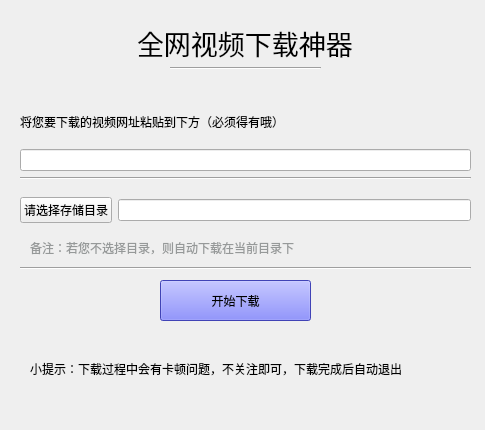
<?xml version="1.0" encoding="UTF-8"?>
<ui version="4.0">
 <class>Form</class>
 <widget class="QWidget" name="Form">
  <property name="geometry">
   <rect>
    <x>0</x>
    <y>0</y>
    <width>485</width>
    <height>430</height>
   </rect>
  </property>
  <property name="maximumSize">
   <size>
    <width>485</width>
    <height>430</height>
   </size>
  </property>
  <property name="windowTitle">
   <string>Form</string>
  </property>
  <property name="styleSheet">
   <string notr="true"/>
  </property>
  <widget class="QWidget" name="verticalLayoutWidget">
   <property name="geometry">
    <rect>
     <x>20</x>
     <y>20</y>
     <width>451</width>
     <height>46</height>
    </rect>
   </property>
   <layout class="QVBoxLayout" name="verticalLayout">
    <item alignment="Qt::AlignHCenter|Qt::AlignVCenter">
     <widget class="QLabel" name="label">
      <property name="font">
       <font>
        <pointsize>20</pointsize>
       </font>
      </property>
      <property name="text">
       <string>全网视频下载神器</string>
      </property>
     </widget>
    </item>
   </layout>
  </widget>
  <widget class="QWidget" name="verticalLayoutWidget_2">
   <property name="geometry">
    <rect>
     <x>20</x>
     <y>100</y>
     <width>451</width>
     <height>71</height>
    </rect>
   </property>
   <layout class="QVBoxLayout" name="verticalLayout_2">
    <item>
     <widget class="QLabel" name="label_2">
      <property name="text">
       <string>将您要下载的视频网址粘贴到下方（必须得有哦）</string>
      </property>
     </widget>
    </item>
    <item>
     <widget class="QLineEdit" name="line1"/>
    </item>
   </layout>
  </widget>
  <widget class="QWidget" name="horizontalLayoutWidget">
   <property name="geometry">
    <rect>
     <x>20</x>
     <y>190</y>
     <width>451</width>
     <height>41</height>
    </rect>
   </property>
   <layout class="QHBoxLayout" name="horizontalLayout">
    <item>
     <widget class="QPushButton" name="btn1">
      <property name="text">
       <string>请选择存储目录</string>
      </property>
     </widget>
    </item>
    <item>
     <widget class="QLineEdit" name="line2"/>
    </item>
   </layout>
  </widget>
  <widget class="QLabel" name="label_3">
   <property name="geometry">
    <rect>
     <x>30</x>
     <y>240</y>
     <width>341</width>
     <height>16</height>
    </rect>
   </property>
   <property name="styleSheet">
    <string notr="true">color: rgb(150, 153, 153);</string>
   </property>
   <property name="text">
    <string>备注：若您不选择目录，则自动下载在当前目录下</string>
   </property>
  </widget>
  <widget class="QPushButton" name="btn2">
   <property name="geometry">
    <rect>
     <x>160</x>
     <y>280</y>
     <width>151</width>
     <height>41</height>
    </rect>
   </property>
   <property name="styleSheet">
    <string notr="true">background-color: rgb(89, 94, 255);
font: 14pt &quot;Kaiti SC&quot;;</string>
   </property>
   <property name="text">
    <string>开始下载</string>
   </property>
  </widget>
  <widget class="Line" name="line">
   <property name="geometry">
    <rect>
     <x>170</x>
     <y>60</y>
     <width>151</width>
     <height>16</height>
    </rect>
   </property>
   <property name="orientation">
    <enum>Qt::Horizontal</enum>
   </property>
  </widget>
  <widget class="Line" name="line_2">
   <property name="geometry">
    <rect>
     <x>20</x>
     <y>170</y>
     <width>451</width>
     <height>16</height>
    </rect>
   </property>
   <property name="orientation">
    <enum>Qt::Horizontal</enum>
   </property>
  </widget>
  <widget class="Line" name="line_3">
   <property name="geometry">
    <rect>
     <x>20</x>
     <y>260</y>
     <width>451</width>
     <height>16</height>
    </rect>
   </property>
   <property name="orientation">
    <enum>Qt::Horizontal</enum>
   </property>
  </widget>
  <widget class="QLabel" name="label_4">
   <property name="geometry">
    <rect>
     <x>30</x>
     <y>330</y>
     <width>441</width>
     <height>78</height>
    </rect>
   </property>
   <property name="text">
    <string>小提示：下载过程中会有卡顿问题，不关注即可，下载完成后自动退出</string>
   </property>
  </widget>
  <widget class="QWidget" name="widget" native="true">
   <property name="geometry">
    <rect>
     <x>-1</x>
     <y>-1</y>
     <width>491</width>
     <height>431</height>
    </rect>
   </property>
   <property name="styleSheet">
    <string notr="true">background-image: url(:/Users/leif/PycharmProjects/v_down/images/timg.png);
</string>
   </property>
  </widget>
  <zorder>widget</zorder>
  <zorder>verticalLayoutWidget</zorder>
  <zorder>verticalLayoutWidget_2</zorder>
  <zorder>horizontalLayoutWidget</zorder>
  <zorder>label_3</zorder>
  <zorder>btn2</zorder>
  <zorder>line</zorder>
  <zorder>line_2</zorder>
  <zorder>line_3</zorder>
  <zorder>label_4</zorder>
 </widget>
 <resources>
  <include location="css.qrc"/>
 </resources>
 <connections/>
</ui>
